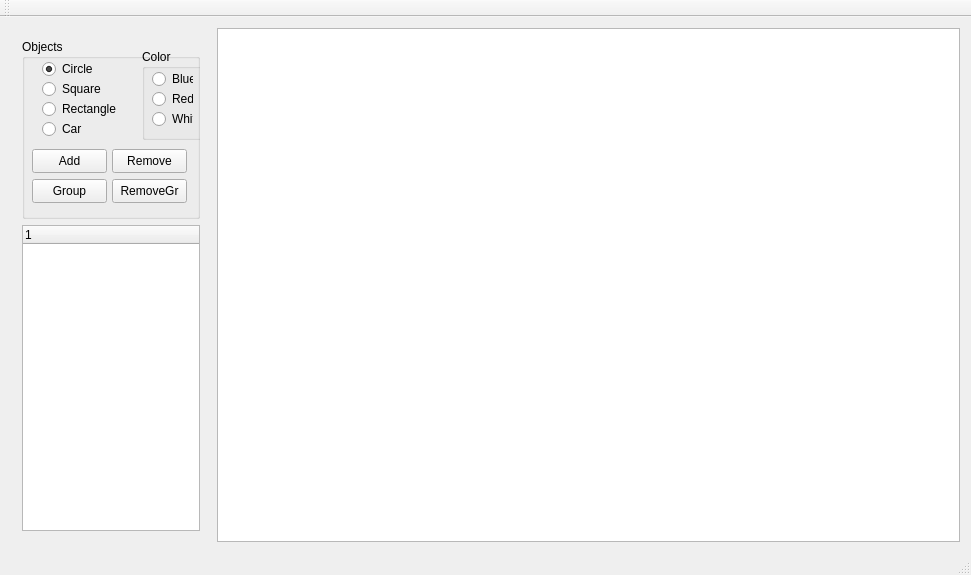
<?xml version="1.0" encoding="UTF-8"?>
<ui version="4.0">
 <class>VirtualWorldClass</class>
 <widget class="QMainWindow" name="VirtualWorldClass">
  <property name="geometry">
   <rect>
    <x>0</x>
    <y>0</y>
    <width>971</width>
    <height>575</height>
   </rect>
  </property>
  <property name="windowTitle">
   <string>VirtualWorld</string>
  </property>
  <widget class="QWidget" name="centralWidget">
   <layout class="QHBoxLayout" name="horizontalLayout">
    <item>
     <widget class="QWidget" name="widget" native="true">
      <property name="maximumSize">
       <size>
        <width>200</width>
        <height>16777215</height>
       </size>
      </property>
      <layout class="QVBoxLayout" name="verticalLayout_2">
       <item>
        <widget class="QGroupBox" name="groupBox">
         <property name="minimumSize">
          <size>
           <width>0</width>
           <height>180</height>
          </size>
         </property>
         <property name="title">
          <string>Objects</string>
         </property>
         <widget class="QRadioButton" name="radioButton_Circle">
          <property name="geometry">
           <rect>
            <x>20</x>
            <y>20</y>
            <width>89</width>
            <height>20</height>
           </rect>
          </property>
          <property name="text">
           <string>Circle</string>
          </property>
          <property name="checked">
           <bool>true</bool>
          </property>
         </widget>
         <widget class="QRadioButton" name="radioButton_Square">
          <property name="geometry">
           <rect>
            <x>20</x>
            <y>40</y>
            <width>81</width>
            <height>20</height>
           </rect>
          </property>
          <property name="text">
           <string>Square</string>
          </property>
         </widget>
         <widget class="QRadioButton" name="radioButton_Rectangle">
          <property name="geometry">
           <rect>
            <x>20</x>
            <y>60</y>
            <width>89</width>
            <height>20</height>
           </rect>
          </property>
          <property name="text">
           <string>Rectangle</string>
          </property>
         </widget>
         <widget class="QPushButton" name="Object_GroupButton">
          <property name="geometry">
           <rect>
            <x>10</x>
            <y>140</y>
            <width>75</width>
            <height>24</height>
           </rect>
          </property>
          <property name="text">
           <string>Group</string>
          </property>
         </widget>
         <widget class="QPushButton" name="Object_AddButton">
          <property name="geometry">
           <rect>
            <x>10</x>
            <y>110</y>
            <width>75</width>
            <height>24</height>
           </rect>
          </property>
          <property name="text">
           <string>Add</string>
          </property>
         </widget>
         <widget class="QPushButton" name="Object_RemoveButton">
          <property name="geometry">
           <rect>
            <x>90</x>
            <y>110</y>
            <width>75</width>
            <height>24</height>
           </rect>
          </property>
          <property name="text">
           <string>Remove</string>
          </property>
         </widget>
         <widget class="QPushButton" name="Object_RemoveGroupButton">
          <property name="geometry">
           <rect>
            <x>90</x>
            <y>140</y>
            <width>75</width>
            <height>24</height>
           </rect>
          </property>
          <property name="text">
           <string>RemoveGr</string>
          </property>
         </widget>
         <widget class="QRadioButton" name="radioCar">
          <property name="geometry">
           <rect>
            <x>20</x>
            <y>80</y>
            <width>89</width>
            <height>20</height>
           </rect>
          </property>
          <property name="text">
           <string>Car</string>
          </property>
         </widget>
         <widget class="QGroupBox" name="groupBoxColor">
          <property name="geometry">
           <rect>
            <x>120</x>
            <y>10</y>
            <width>81</width>
            <height>91</height>
           </rect>
          </property>
          <property name="title">
           <string>Color</string>
          </property>
          <widget class="QRadioButton" name="radioRed">
           <property name="geometry">
            <rect>
             <x>10</x>
             <y>40</y>
             <width>41</width>
             <height>20</height>
            </rect>
           </property>
           <property name="text">
            <string>Red</string>
           </property>
          </widget>
          <widget class="QRadioButton" name="radioBlue">
           <property name="geometry">
            <rect>
             <x>10</x>
             <y>20</y>
             <width>41</width>
             <height>20</height>
            </rect>
           </property>
           <property name="text">
            <string>Blue</string>
           </property>
          </widget>
          <widget class="QRadioButton" name="radioRed_2">
           <property name="geometry">
            <rect>
             <x>10</x>
             <y>60</y>
             <width>41</width>
             <height>20</height>
            </rect>
           </property>
           <property name="text">
            <string>White</string>
           </property>
          </widget>
         </widget>
        </widget>
       </item>
       <item>
        <widget class="QTreeWidget" name="treeWidget">
         <property name="dragEnabled">
          <bool>true</bool>
         </property>
         <property name="selectionMode">
          <enum>QAbstractItemView::MultiSelection</enum>
         </property>
         <column>
          <property name="text">
           <string>1</string>
          </property>
         </column>
        </widget>
       </item>
      </layout>
     </widget>
    </item>
    <item>
     <widget class="QGraphicsView" name="graphicsView">
      <property name="dragMode">
       <enum>QGraphicsView::NoDrag</enum>
      </property>
      <property name="viewportUpdateMode">
       <enum>QGraphicsView::SmartViewportUpdate</enum>
      </property>
     </widget>
    </item>
   </layout>
  </widget>
  <widget class="QMenuBar" name="menuBar">
   <property name="geometry">
    <rect>
     <x>0</x>
     <y>0</y>
     <width>971</width>
     <height>22</height>
    </rect>
   </property>
  </widget>
  <widget class="QToolBar" name="mainToolBar">
   <attribute name="toolBarArea">
    <enum>TopToolBarArea</enum>
   </attribute>
   <attribute name="toolBarBreak">
    <bool>false</bool>
   </attribute>
  </widget>
  <widget class="QStatusBar" name="statusBar"/>
 </widget>
 <layoutdefault spacing="6" margin="11"/>
 <resources>
  <include location="virtualworld.qrc"/>
 </resources>
 <connections/>
</ui>
